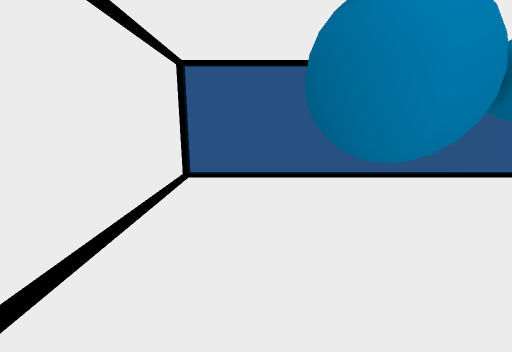
view 1 (above)

12 first-person views from a walk through a Unity game level. The camera is 1.5 m above the floor, tilts 12° down and sees 90° across. The floor is counted in squares, 0.5 m on a side. Each view is taken from the middle of a square. On the plan, view 1 faces up. The plan holds only what a view shows up to about 19 squares ahead; the rest is blank.

view 2
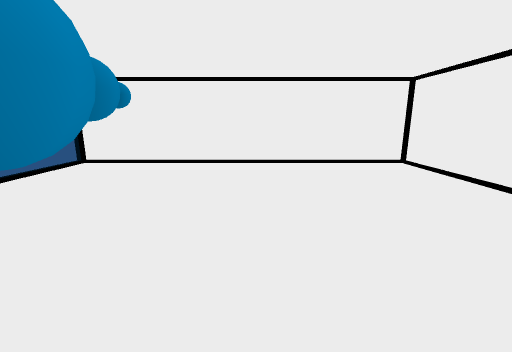

view 3
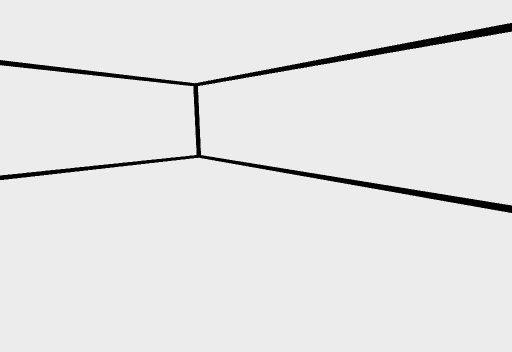

view 4
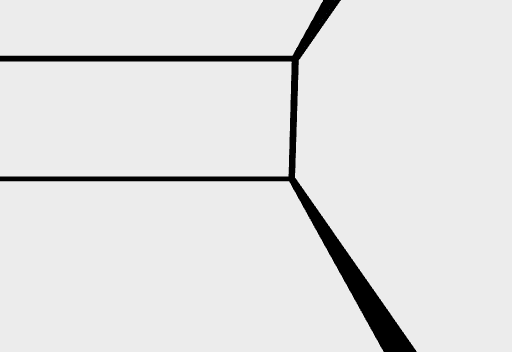

view 5
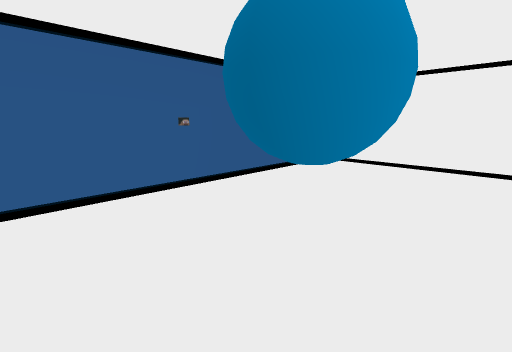

view 6
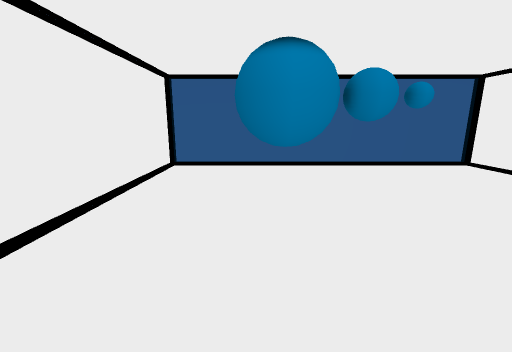

view 7
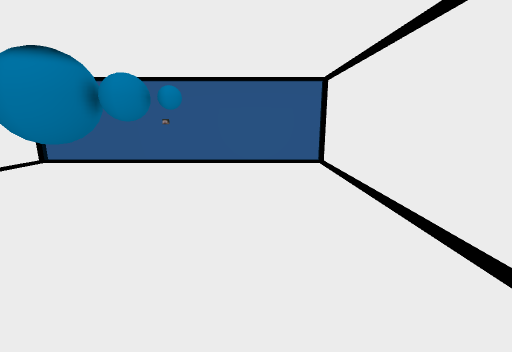

view 8
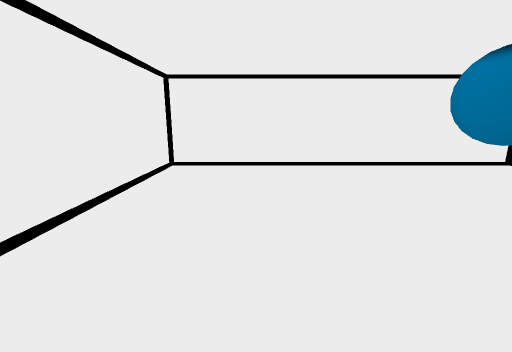

view 9
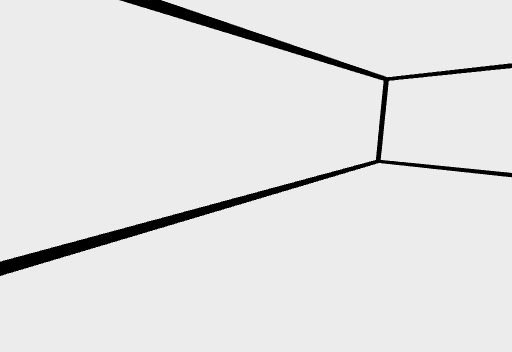

view 10
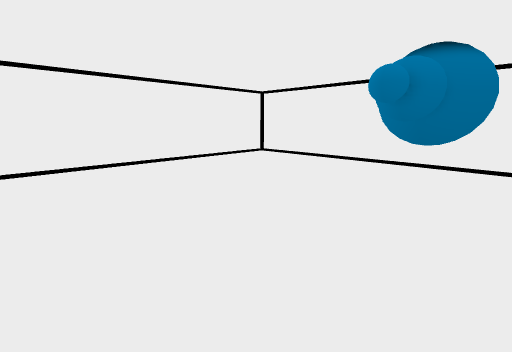

view 11
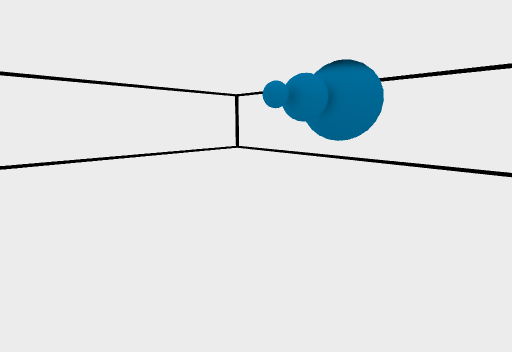

view 12
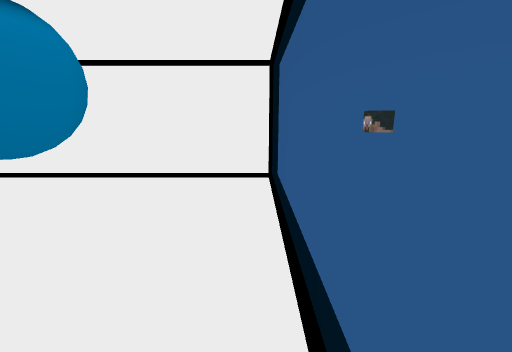

### Floor plan
Key: @ floor where view 1 was taken; # wall or solid block; . floor; = window, fence, low wall or low ledge; O other object.
Columns run from 4 left of view 1 to 17 right of it. Each row starts with its distance up from view 1.
 15          O
 14 #====================#
 13 #....................#
 12 #....................#
 11 #....................#
 10 #....................#
  9 #....................#
  8 #.....OOO............#
  7 #....OOOOOOO.........#
  6 #....OOOOOOO.........#
  5 #.....OOOO...........#
  4 #....................#
  3 #....................#
  2 #....................#
  1 #....................#
  0 #...@................#
 -1 #....................#
 -2 #....................#
 -3 #....................#
 -4 #....................#
 -5 #....................#
 -6 #....................#
 -7 #....................#
 -8 #....................#
 -9 #....................#
-10 ######################

Where each view was taken, in squares from view 1:
view 1: 0 up, 0 right, facing up
view 2: 1 up, 2 left, facing right
view 3: 2 up, 2 left, facing down-right
view 4: 3 up, 2 left, facing down
view 5: 3 up, 2 left, facing up-right
view 6: 4 down, 2 right, facing up
view 7: 5 down, 12 right, facing up
view 8: 4 down, 14 right, facing left
view 9: 3 down, 16 right, facing down-left
view 10: 9 up, 16 right, facing down-left
view 11: 13 up, 16 right, facing down-left
view 12: 13 up, 10 right, facing left
